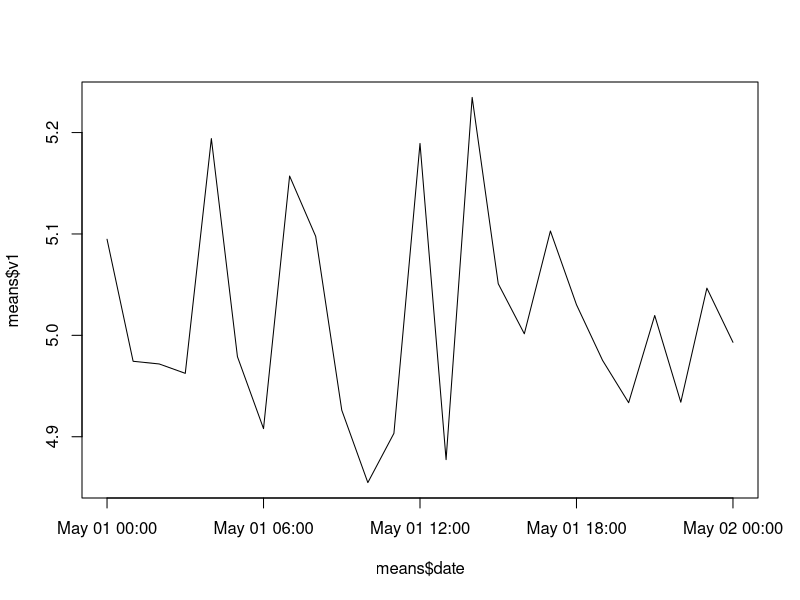
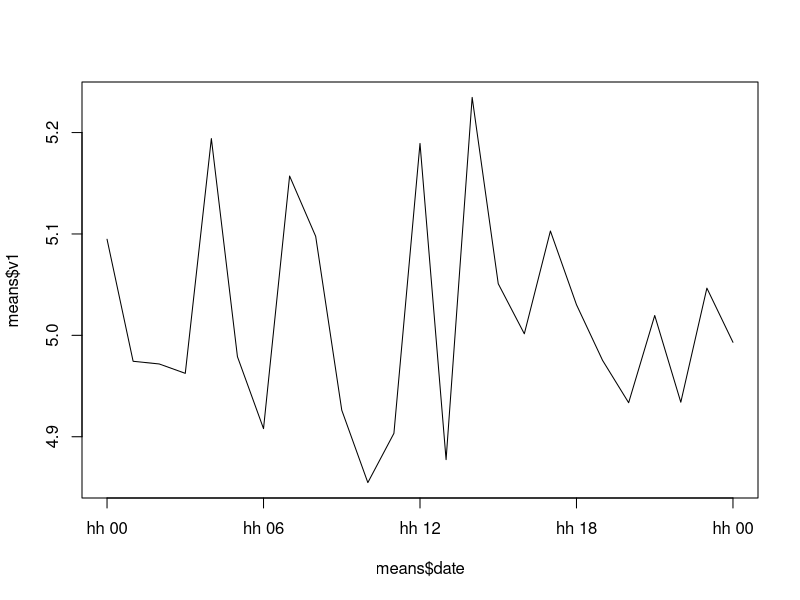
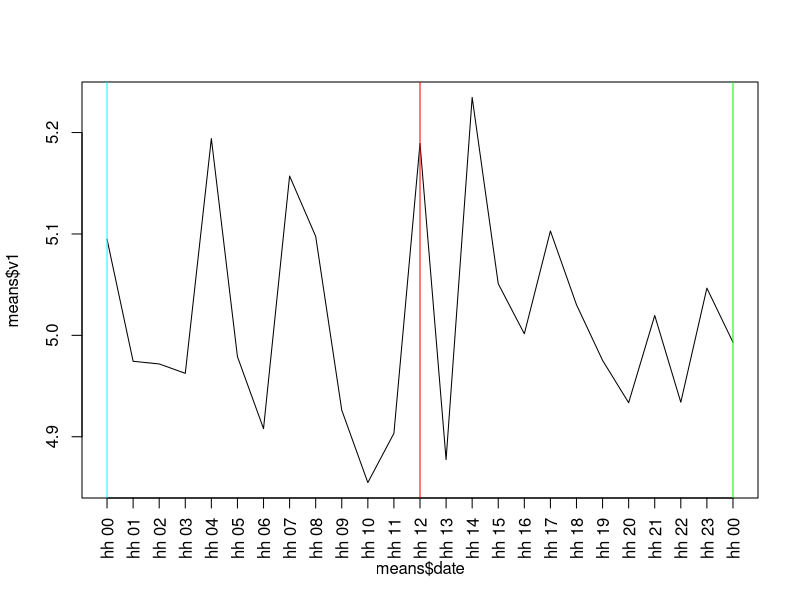
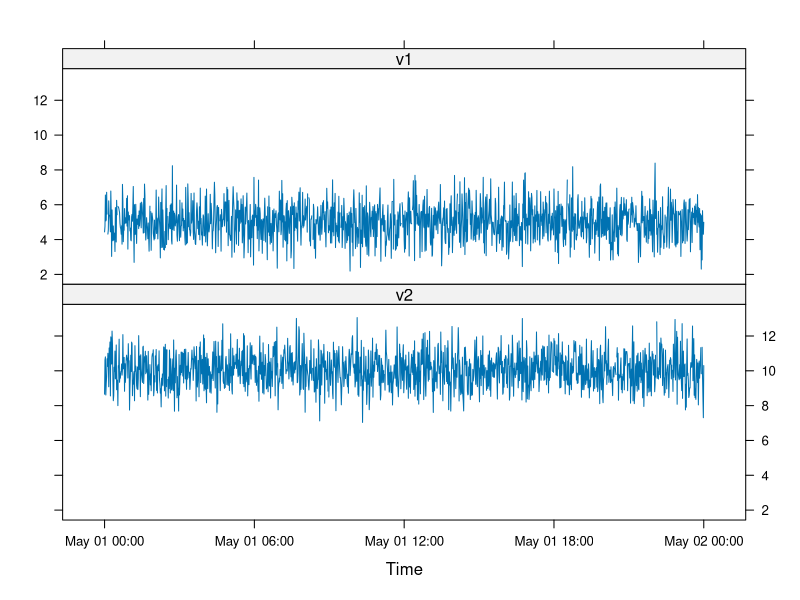
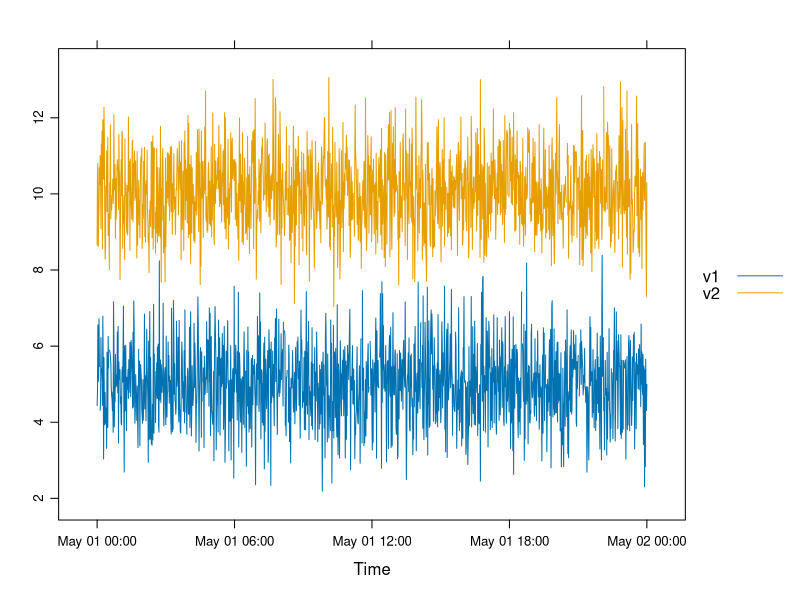

These charts were generated, in order, by the following R code:
## ---- chunk 1
# start and end of time seq
start <- as.POSIXct('2014-05-01 00:00:00')
end <- as.POSIXct('2014-05-02 00:00:00')

# by sec
bysec<-as.POSIXct(seq(start, end, by="sec"))
#alternatively   
bysec<-as.POSIXct(seq(start, end, by=1))

# by min
bymin<-as.POSIXct(seq(start, end, by="min"))
# alternatively   
bymin<-as.POSIXct(seq(start, end, by=60))

# by hour
byhour<-as.POSIXct(seq(start, end, by="hour"))
# alternatively 
byhour<-as.POSIXct(seq(start, end, by=60*60))

# and so on for other time intervals...

# eg. by 15 minutes
by15min<-as.POSIXct(seq(start, end, by="15 mins"))
# alternatively   
by15min<-as.POSIXct(seq(start, end, by=60*15))

## ---- chunk 2
set.seed(123)
v1<-rnorm(length(bymin), 5)

set.seed(456)
v2<-rnorm(length(bymin), 10)

# here using bymin as time seq
df<-data.frame(date=bymin,v1, v2)

# introduce some random NAs
df[sample(nrow(df),20),"v1"]<-NA
df[sample(nrow(df),10),"v2"]<-NA

summary(df)
str(df)
## ---- chunk 3
head(aggregate(df[c("v1","v2")], format(df["date"],"%Y-%m-%d %H"), mean, na.rm = TRUE))
#alternatively
head(aggregate(df[c(2,3)], format(df[1],"%Y-%m-%d %H"), mean, na.rm = TRUE))
## ---- chunk 4
# see cut.POSIXt for refs
head(aggregate(df[c("v1","v2")], list(date=cut(df$date, breaks="hour")), mean, na.rm = TRUE))
## ---- chunk 5
head(aggregate(df[c("v1","v2")], list(date=cut(df$date, breaks="15 mins")), mean, na.rm = TRUE))
## ---- chunk 6

#aggregate data by hour
means<-aggregate(df[c("v1","v2")], format(df["date"],"%Y-%m-%d %H"), mean, na.rm = TRUE)
str(means)

#create x axis temporal sequence (POSIXct) to be plotted
means$date<-seq(df$date[1],df$date[nrow(df)], length=nrow(means))
str(means)

## ---- chunk 7
# default plot
plot(means$date, means$v1, type="l")
## ---- chunk 8
# default axis (number of tickmarks) with user formatted labels
plot(means$date, means$v1, type="l", xaxt="n")
axis.POSIXct(1, means$date, format="hh %H")
## ---- chunk 9
# default axis (number of tickmarks) with user formatted labels 
plot(means$date, means$v1, type="l", xaxt="n")
axis.POSIXct(1, means$date, at=seq(min(means$date), max(means$date), by="hours"),
             format="hh %H", las=2, cex=0.8)
# adding some reference lines
abline(v=as.POSIXct("01/05/2014 00", format="%d/%m/%Y %H"), col="cyan")
abline(v=as.POSIXct("01/05/2014 12", format="%d/%m/%Y %H"), col="red")
abline(v=as.POSIXct("02/05/2014 00", format="%d/%m/%Y %H"), col="green")

## ---- chunk 10
require(zoo)
## ---- chunk 11
myzoo<-zoo(cbind(df$v1,df$v2),df$date)
str(myzoo)
## ---- chunk 12
require(lattice)
xyplot(myzoo, screens=c("v1","v2"),
       scales = list(y = list(relation = "same"))
       )
xyplot(myzoo, superpose=TRUE, auto.key=list(text=c("v1", "v2")))

## ---- chunk 13
head(aggregate(myzoo, format(index(myzoo),"%Y-%m-%d %H"), mean, na.rm=TRUE))
## ---- chunk 14
head(aggregate(myzoo, cut(index(myzoo), breaks="15 mins"), mean, na.rm=TRUE))
## ---- chunk 15
head(rollapply(myzoo,width=5,mean, align="right", na.rm=TRUE))
## ---- chunk 16
head(rollapply(myzoo,width=5,FUN=mean, by=5,align="right", na.rm=TRUE))
## ---- chunk 17
require(xts)
## ---- chunk 18
myxts<-xts(cbind(df$v1,df$v2),df$date)
str(myxts)
## ---- chunk 19
head(period.apply(myxts,endpoints(myxts, "mins", 15), mean, na.rm=TRUE))
## ---- chunk 20
head(period.apply(myxts,endpoints(myxts, "hours", 2), mean, na.rm=TRUE))
## ---- chunk 21
#periodicity of dataset
periodicity(myxts)

#subset one single record
myxts["2014-05-01 08:00"]

#subset starting from first rec up to...
myxts["/2014-05-01 00:05"]

#subset first 5 recs
first(myxts, "5 mins")

#subset last 5 recs
last(myxts, "5 mins")

